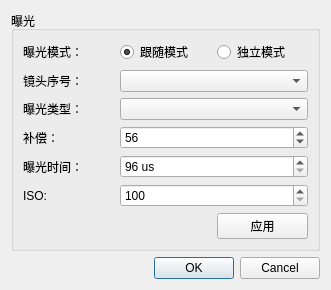
<?xml version="1.0" encoding="UTF-8"?>
<ui version="4.0">
 <class>ExposureSettingDialog</class>
 <widget class="QDialog" name="ExposureSettingDialog">
  <property name="geometry">
   <rect>
    <x>0</x>
    <y>0</y>
    <width>331</width>
    <height>285</height>
   </rect>
  </property>
  <property name="windowTitle">
   <string>Dialog</string>
  </property>
  <layout class="QVBoxLayout" name="verticalLayout">
   <item>
    <widget class="QGroupBox" name="groupBox">
     <property name="title">
      <string>曝光</string>
     </property>
     <layout class="QGridLayout" name="gridLayout">
      <item row="0" column="0">
       <widget class="QLabel" name="label">
        <property name="text">
         <string>曝光模式：</string>
        </property>
       </widget>
      </item>
      <item row="2" column="0">
       <widget class="QLabel" name="label_3">
        <property name="text">
         <string>曝光类型：</string>
        </property>
       </widget>
      </item>
      <item row="4" column="1" colspan="2">
       <widget class="QSpinBox" name="mExpoSpinBox">
        <property name="suffix">
         <string> us</string>
        </property>
        <property name="minimum">
         <number>96</number>
        </property>
        <property name="maximum">
         <number>33248</number>
        </property>
       </widget>
      </item>
      <item row="0" column="1">
       <widget class="QRadioButton" name="mFollowRadioButton">
        <property name="text">
         <string>跟随模式</string>
        </property>
        <property name="checked">
         <bool>true</bool>
        </property>
       </widget>
      </item>
      <item row="2" column="1" colspan="2">
       <widget class="QComboBox" name="mTypeComboBox"/>
      </item>
      <item row="1" column="1" colspan="2">
       <widget class="QComboBox" name="mCameraIndexComboBox"/>
      </item>
      <item row="5" column="0">
       <widget class="QLabel" name="label_6">
        <property name="text">
         <string>ISO:</string>
        </property>
       </widget>
      </item>
      <item row="3" column="1" colspan="2">
       <widget class="QSpinBox" name="mCompensationSpinBox">
        <property name="maximum">
         <number>255</number>
        </property>
        <property name="value">
         <number>56</number>
        </property>
       </widget>
      </item>
      <item row="5" column="1" colspan="2">
       <widget class="QSpinBox" name="mISOSpinBox">
        <property name="minimum">
         <number>100</number>
        </property>
        <property name="maximum">
         <number>6400</number>
        </property>
       </widget>
      </item>
      <item row="1" column="0">
       <widget class="QLabel" name="label_2">
        <property name="text">
         <string>镜头序号：</string>
        </property>
       </widget>
      </item>
      <item row="3" column="0">
       <widget class="QLabel" name="label_4">
        <property name="text">
         <string>补偿：</string>
        </property>
       </widget>
      </item>
      <item row="0" column="2">
       <widget class="QRadioButton" name="mIndependentRadioButton">
        <property name="text">
         <string>独立模式</string>
        </property>
       </widget>
      </item>
      <item row="4" column="0">
       <widget class="QLabel" name="label_5">
        <property name="text">
         <string>曝光时间：</string>
        </property>
       </widget>
      </item>
      <item row="6" column="2">
       <widget class="QPushButton" name="mApplyPushButton">
        <property name="text">
         <string>应用</string>
        </property>
       </widget>
      </item>
     </layout>
    </widget>
   </item>
   <item>
    <widget class="QDialogButtonBox" name="buttonBox">
     <property name="orientation">
      <enum>Qt::Horizontal</enum>
     </property>
     <property name="standardButtons">
      <set>QDialogButtonBox::Cancel|QDialogButtonBox::Ok</set>
     </property>
    </widget>
   </item>
  </layout>
 </widget>
 <resources/>
 <connections>
  <connection>
   <sender>buttonBox</sender>
   <signal>accepted()</signal>
   <receiver>ExposureSettingDialog</receiver>
   <slot>accept()</slot>
   <hints>
    <hint type="sourcelabel">
     <x>248</x>
     <y>254</y>
    </hint>
    <hint type="destinationlabel">
     <x>157</x>
     <y>274</y>
    </hint>
   </hints>
  </connection>
  <connection>
   <sender>buttonBox</sender>
   <signal>rejected()</signal>
   <receiver>ExposureSettingDialog</receiver>
   <slot>reject()</slot>
   <hints>
    <hint type="sourcelabel">
     <x>316</x>
     <y>260</y>
    </hint>
    <hint type="destinationlabel">
     <x>286</x>
     <y>274</y>
    </hint>
   </hints>
  </connection>
 </connections>
</ui>
